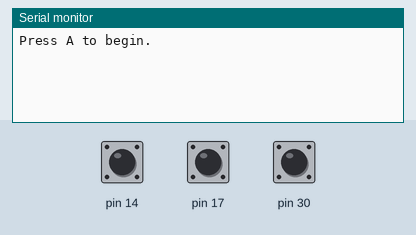
A sketch run on a simulated Arduino Leonardo, built with avr-gcc and run on an emulated ATmega32U4. On the bench: the last lines printed to the serial monitor. The test bench sets the inputs (shaded band); at power-on: pin 14 HIGH, pin 17 HIGH, pin 30 HIGH. Random numbers use the default seed unless the sketch sets one.

Above: at 1.2 s.
1.3 s: pin 14 pulled LOW for 0.15 s
At 2.1 s:
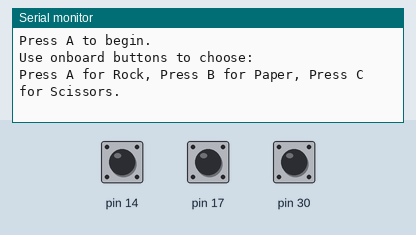
2.9 s: pin 17 pulled LOW for 0.15 s
At 4.3 s:
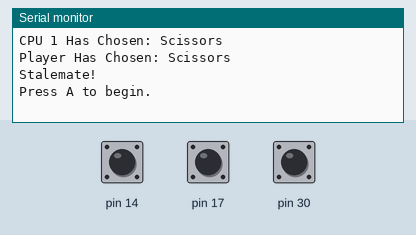
4.6 s: pin 14 pulled LOW for 1 s
At 5.9 s:
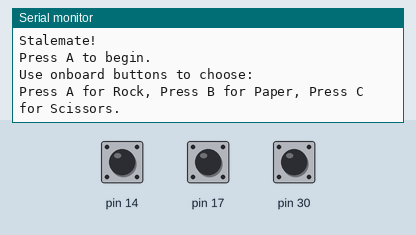
7.1 s: pin 30 pulled LOW for 0.15 s
At 7.7 s:
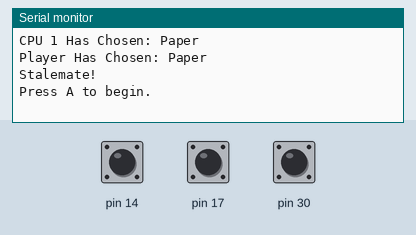
8.8 s: pin 14 pulled LOW for 1 s
At 10.3 s:
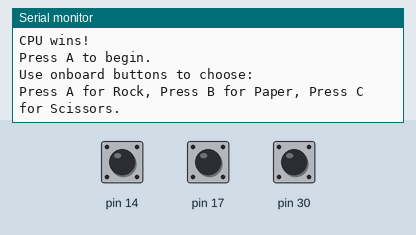
11.3 s: pin 17 pulled LOW for 1 s
At 12.1 s:
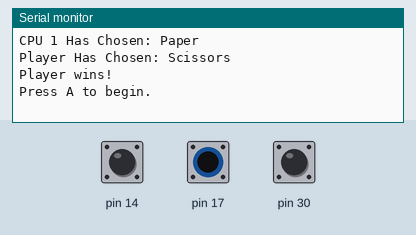

The sketch:

RPC_PlayerInput.ino
```cpp
long randNumber1;
int userInput;
#include <Wire.h>
#include <Zumo32U4.h>

String CPU1Choice; String playerChoice;
String CPU1 = "CPU 1 Has Chosen: ";
String userChoice = "Player Has Chosen: ";
Zumo32U4ButtonA buttonA;
Zumo32U4ButtonB buttonB;
Zumo32U4ButtonC buttonC;

void setup() {// put your setup code here, to run once:
  randomSeed(20);
  Serial.begin(9600);
}

void loop() {  // put your main code here, to run repeatedly:
  Serial.println("Press A to begin.");
  delay(20);
  buttonA.waitForPress();
  Serial.println("Use onboard buttons to choose:");
  Serial.println("Press A for Rock, Press B for Paper, Press C for Scissors.");
  delay(500);

  while (userInput < 1){
  if (buttonA.isPressed()){
    userInput = 1;}
  else if (buttonB.isPressed()){
      userInput = 2;}
  else if(buttonC.isPressed()){
        userInput = 3;
        }
  }
  delay(200);

  randNumber1 = random(1,4);
  switch(randNumber1){
    case 1:
      CPU1Choice = "Rock";
      break;
    case 2:
      CPU1Choice = "Paper";
      break;
    default:
      CPU1Choice = "Scissors";
      break;
    }
    Serial.println(CPU1 + CPU1Choice);

    switch(userInput){
    case 1:
      playerChoice = "Rock";
      break;
    case 2:
      playerChoice = "Paper";
      break;
    default:
      playerChoice = "Scissors";
      break;
    }
   Serial.println(userChoice + playerChoice);

   if(randNumber1 == userInput){                        // If CPU's choose the same option, Stalemate
    Serial.println("Stalemate!");
    }else if (randNumber1 == 1 && userInput == 3){      // If CPU 1 is Rock, and CPU 2 is scissor, CPU 1 wins (Because of (1))
          Serial.println("CPU wins!");
        }else if (userInput == 1 && randNumber1 == 3){  // If CPU 2 is Rock, and CPU 2 is scissor, CPU 2 wins (Because of (1))
          Serial.println("Player wins!");
            }else if(randNumber1 < userInput){          // Because of the increment of power, 1, 2, 3 = Rock, paper, scissors, then the greater number wins, except when one is rock and one scissors
              Serial.println("Player wins!");
                }else{
                   Serial.println("CPU wins!");
                      }
 userInput = 0;
}
```

Measured:
- after the input at 1.3 s, the serial monitor: prints a new line at once (image 1)
- after the input at 2.9 s, the serial monitor: prints a new line after 0.20 s (image 2)
- after the input at 4.6 s, the serial monitor: prints a new line at once (image 3)
- after the input at 7.1 s, the serial monitor: prints a new line after 0.20 s (image 4)
- after the input at 8.8 s, the serial monitor: prints a new line at once (image 5)
- after the input at 11.3 s, the serial monitor: prints a new line after 0.20 s (image 6)
